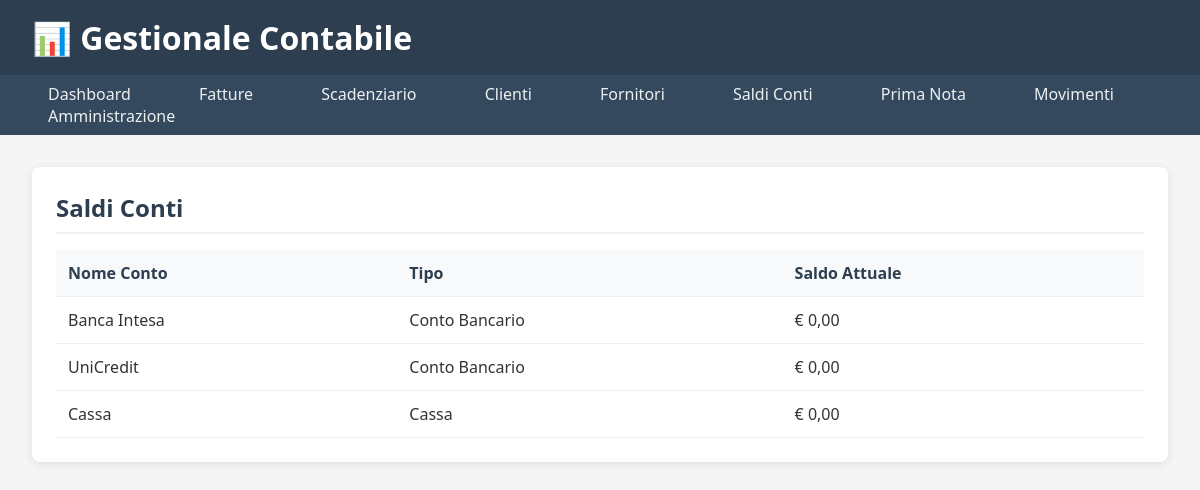
/tesoreria/saldi/, run on the app's committed database.
### tesoreria/models.py (models this page shows, shortened)
class ContoBancario(models.Model):
    TIPO_CONTO = [
        ('bancario', 'Conto Bancario'),
        ('cassa', 'Cassa'),
        ('paypal', 'PayPal/Conto Online'),
        ('altro', 'Altro'),
    ]
    nome = models.CharField(
        max_length=100,
        verbose_name="Nome Conto",
        help_text="Nome identificativo del conto (es: Banca Intesa Conto Corrente)"
    )
    tipo_conto = models.CharField(
        max_length=10,
        choices=TIPO_CONTO,
        default='bancario',
        verbose_name="Tipo Conto"
    )
    intestatario = models.CharField(
        max_length=200,
        verbose_name="Intestatario",
        blank=True
    )
    iban = models.CharField(
        max_length=27,
        verbose_name="IBAN",
        blank=True,
        validators=[RegexValidator(
            regex=r'^[A-Z]{2}\d{2}[A-Z0-9]{1,30}$',
            message='Inserire un IBAN valido'
        )]
    )
    nome_banca = models.CharField(
        max_length=100,
        verbose_name="Nome Banca",
        blank=True
    )
    conto_contabile = models.ForeignKey(
        PianoDeiConti,
        on_delete=models.PROTECT,
        verbose_name="Conto Contabile Associato",
        null=True, blank=True, # Rendilo opzionale per ora
        limit_choices_to={'codice__startswith': '1.1.0'} # Mostra solo conti di liquidità (Cassa, Banche)
    )
    attivo = models.BooleanField(
        default=True,
        verbose_name="Conto Attivo",
        help_text="Se deselezionato, il conto non sarà più utilizzabile per nuovi movimenti"
    )
    @property
    def saldo(self):
        if not self.conto_contabile:
            return Decimal('0.00')
        movimenti = MovimentoContabile.objects.filter(conto=self.conto_contabile)
        dare = movimenti.filter(tipo_movimento='dare').aggregate(tot=Sum('importo'))['tot'] or Decimal('0.00')
        avere = movimenti.filter(tipo_movimento='avere').aggregate(tot=Sum('importo'))['tot'] or Decimal('0.00')
        return dare - avere
    class Meta:
        verbose_name = "Conto Bancario"
        verbose_name_plural = "Conti Bancari"
        ordering = ['tipo_conto', 'nome']

### contabilita/models.py (models this page shows, shortened)
class PianoDeiConti(models.Model):
    CLASSE_CONTO = [
        ('patrimoniale', 'Conto Patrimoniale'),
        ('economico', 'Conto Economico'),
        ('ordine', 'Conto d\'Ordine'),
    ]
    NATURA_CONTO = [
        ('dare', 'Dare (Attivo/Costi)'),
        ('avere', 'Avere (Passivo/Ricavi)'),
    ]
    codice = models.CharField(
        max_length=10,
        unique=True,
        verbose_name="Codice Conto",
        help_text="Codice del conto (es: 1.1.01, 2.2.03)"
    )
    descrizione = models.CharField(
        max_length=200,
        verbose_name="Descrizione Conto",
        help_text="Descrizione completa del conto"
    )
    classe = models.CharField(
        max_length=12,
        choices=CLASSE_CONTO,
        verbose_name="Classe Conto"
    )
    natura = models.CharField(
        max_length=5,
        choices=NATURA_CONTO,
        verbose_name="Natura Conto"
    )
    sottoconto_di = models.ForeignKey(
        'self',
        on_delete=models.CASCADE,
        null=True,
        blank=True,
        related_name='sottoconti',
        verbose_name="Sottoconto di",
        help_text="Conto padre (per gerarchia)"
    )
    attivo = models.BooleanField(
        default=True,
        verbose_name="Conto Attivo",
        help_text="Se deselezionato, il conto non sarà più utilizzabile"
    )
    class Meta:
        verbose_name = "Conto del Piano dei Conti"
        verbose_name_plural = "Piano dei Conti"
        ordering = ['codice']

### tesoreria/views.py (the view)
# urls.py: path('saldi/', views.saldi_conti, name='saldi_conti'),
def saldi_conti(request):
    conti = ContoBancario.objects.filter(attivo=True)
    context = {
        'conti': conti,
        'titolo_pagina': 'Saldi Conti'
    }
    return render(request, 'tesoreria/saldi_conti.html', context)

### templates/tesoreria/saldi_conti.html
{% extends "base.html" %} {% block content %}
<div class="section">
  <h2>{{ titolo_pagina }}</h2>
  <table class="table">
    <thead>
      <tr>
        <th>Nome Conto</th>
        <th>Tipo</th>
        <th>Saldo Attuale</th>
      </tr>
    </thead>
    <tbody>
      {% for conto in conti %}
      <tr>
        <td>{{ conto.nome }}</td>
        <td>{{ conto.get_tipo_conto_display }}</td>
        <td>€ {{ conto.saldo|floatformat:2 }}</td>
      </tr>
      {% empty %}
      <tr>
        <td colspan="3">Nessun conto attivo trovato.</td>
      </tr>
      {% endfor %}
    </tbody>
  </table>
</div>
{% endblock %}

### templates/base.html (style rules this page uses)
* { margin: 0; padding: 0; box-sizing: border-box; }
body { font-family: "Segoe UI", Tahoma, Geneva, Verdana, sans-serif; background: #f5f5f5; color: #333; }
.section { background: white; padding: 1.5rem; border-radius: 8px; box-shadow: 0 2px 10px rgba(0, 0, 0, 0.1); margin-bottom: 2rem; }
.section h2 { color: #2c3e50; margin-bottom: 1rem; border-bottom: 2px solid #ecf0f1; padding-bottom: 0.5rem; }
.table { width: 100%; border-collapse: collapse; }
.table th, .table td { padding: 0.75rem; text-align: left; border-bottom: 1px solid #ecf0f1; }
.table th { background: #f8f9fa; font-weight: 600; color: #2c3e50; }

### data on the page
ContoBancario: nome "Banca Intesa", tipo_conto "Conto Bancario", saldo "0,00"
ContoBancario: nome "UniCredit", tipo_conto "Conto Bancario", saldo "0,00"
ContoBancario: nome "Cassa", tipo_conto "Cassa", saldo "0,00"

### other printed values
{{ titolo_pagina }} "Saldi Conti"
